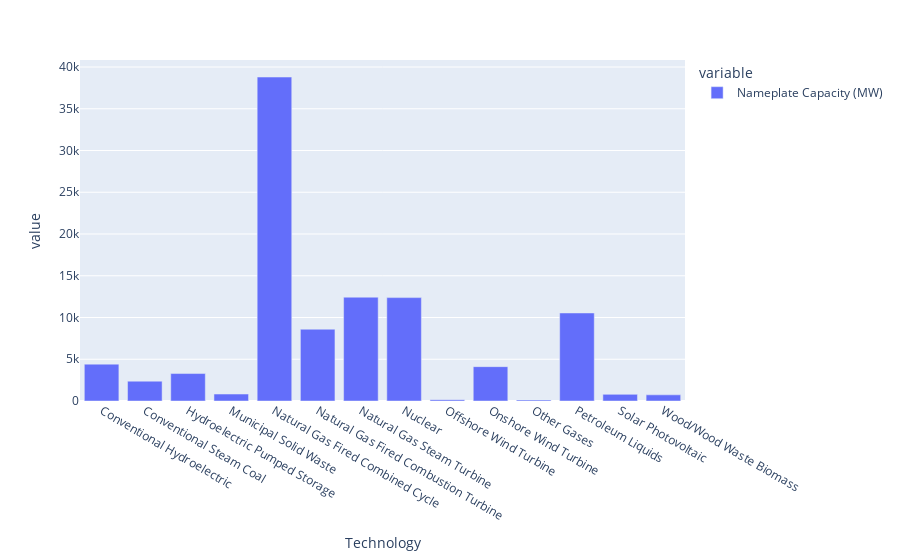

Write notebook code for a chart like this one.
### Code cell
px.bar(rggi_capacity_by_tech)

### Figure 1 — Plotly figure (JSON) as saved in the notebook; plotly's stock layout.template omitted (floating-point values rounded to 4 significant figures)
{"data": [{"alignmentgroup": "True", "hovertemplate": "variable=Nameplate Capacity (MW)<br>Technology=%{x}<br>value=%{y}<extra></extra>", "legendgroup": "Nameplate Capacity (MW)", "marker": {"color": "#636efa", "pattern": {"shape": ""}}, "name": "Nameplate Capacity (MW)", "offsetgroup": "Nameplate Capacity (MW)", "orientation": "v", "showlegend": true, "textposition": "auto", "type": "bar", "x": ["Conventional Hydroelectric", "Conventional Steam Coal", "Hydroelectric Pumped Storage", "Municipal Solid Waste", "Natural Gas Fired Combined Cycle", "Natural Gas Fired Combustion Turbine", "Natural Gas Steam Turbine", "Nuclear", "Offshore Wind Turbine", "Onshore Wind Turbine", "Other Gases", "Petroleum Liquids", "Solar Photovoltaic", "Wood/Wood Waste Biomass"], "xaxis": "x", "y": [4415.0, 2375.0, 3287, 831.1, 38800.0, 8597.0, 12430.0, 12380.0, 160, 4114.0, 130, 10540.0, 794, 737.6], "yaxis": "y"}], "layout": {"barmode": "relative", "legend": {"title": {"text": "variable"}, "tracegroupgap": 0}, "margin": {"t": 60}, "xaxis": {"anchor": "y", "domain": [0, 1], "title": {"text": "Technology"}}, "yaxis": {"anchor": "x", "domain": [0, 1], "title": {"text": "value"}}}}
